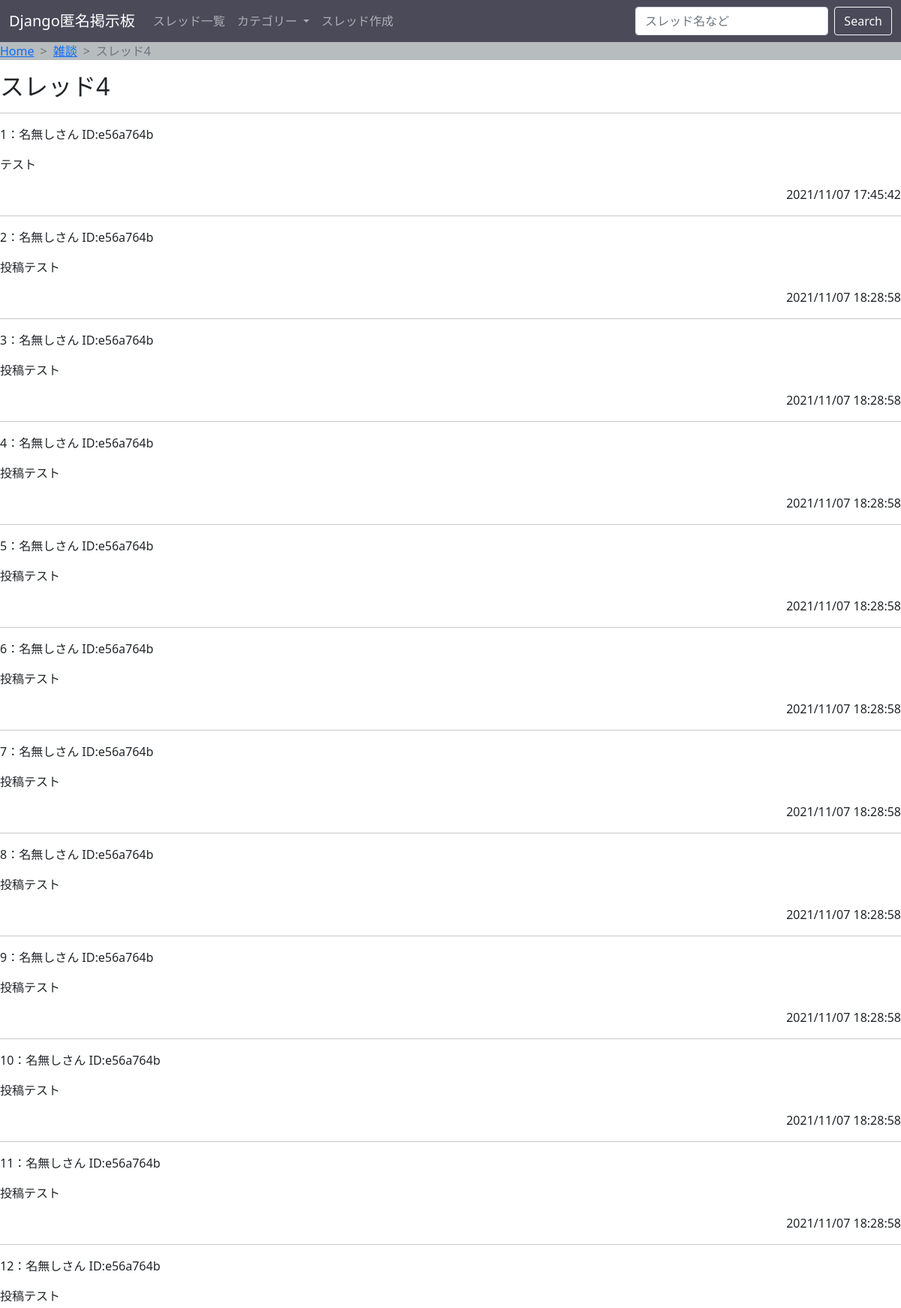
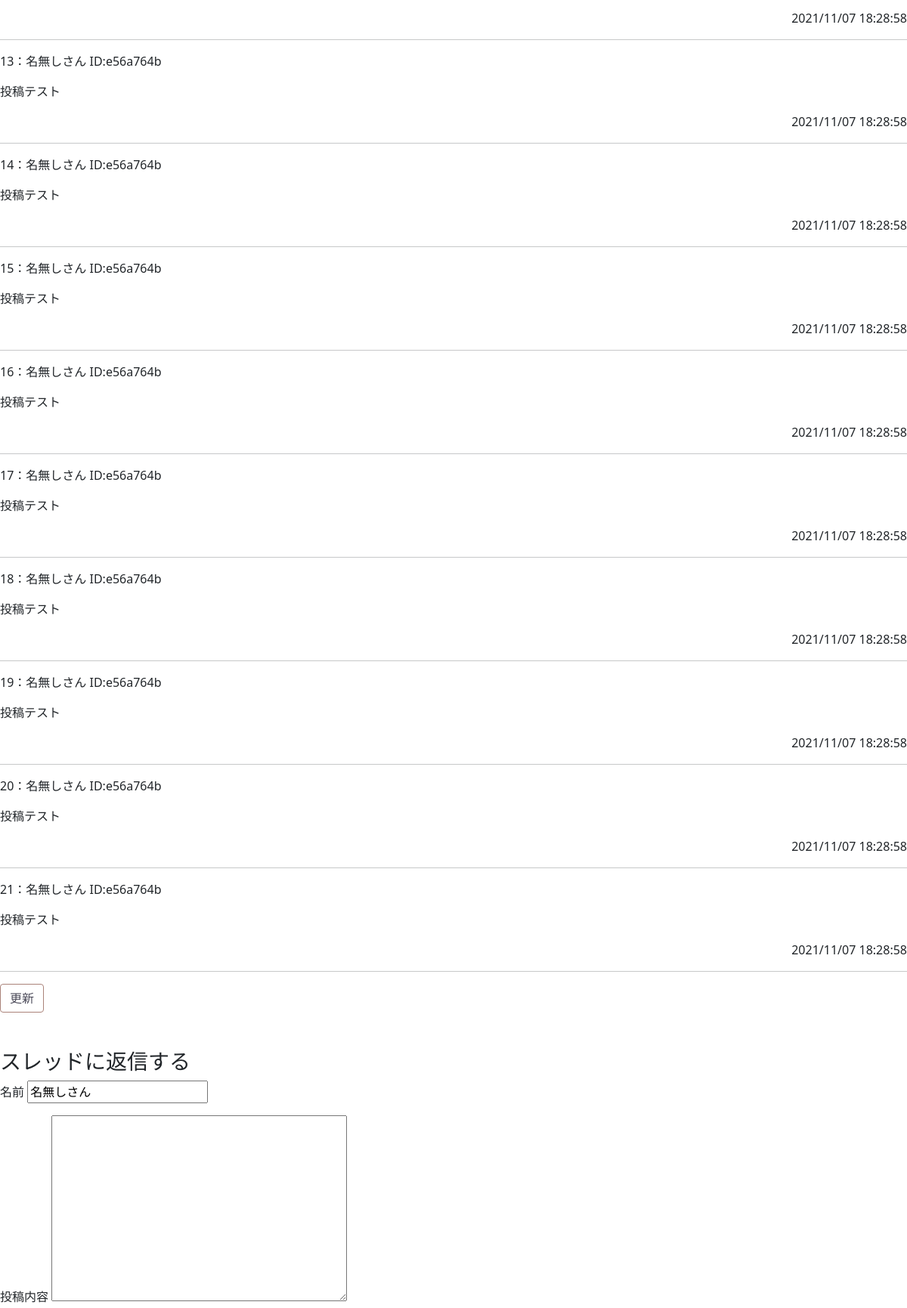
The app's page /threads/6/ (upper part) with its own data (2 pictures, top to bottom).
### keijiban/models.py (models this page shows, shortened)
class Thread(models.Model):
    title = models.CharField(
        max_length=255,
        blank=False,
        null=False,
        default="無題")
    view = models.IntegerField(
        blank=True,
        null=False,
        default=0)
    category = models.ForeignKey(
        Category,
        null=True,
        on_delete=models.SET_NULL)

class Category(models.Model):
    name = models.CharField(
        max_length=255,
        blank=False,
        null=False,)
    def __str__(self):
        return self.name

class Post(models.Model):
    IPaddress = models.GenericIPAddressField(
        blank=False,
        null=False)
    ipID = models.CharField(
        max_length=8,
        blank=True,
        null=False,
        default="xxxxxxxx")
    created = models.DateTimeField(
        auto_now_add=True,
        editable=False,
        blank=False,
        null=False)
    name = models.CharField(
        max_length=15,
        blank=False,
        null=False,
        default="名無しさん")
    body = models.TextField(
        max_length=255,
        blank=False,
        null=False)
    thread = models.ForeignKey(
        Thread,
        on_delete=models.CASCADE)
    tags = models.ManyToManyField(
        Tag,
        blank=True)

### keijiban/views.py (the view, shortened to what this page needs)
# urls.py: path('threads/<pk>/', ThreadView.as_view(), name='thread'),
class ThreadView(UpdateView):
    template_name = 'keijiban/thread.html'
    model = Thread
    form_class = PostForm
    def get_context_data(self, **kwargs):
        context= super().get_context_data(**kwargs)
        form = self.form_class(self.request.GET or None)
        context.update({'form':form})
        return context

### keijiban/forms.py
class PostForm(forms.ModelForm):
    class Meta:
        model=Post
        fields =(
           'name',
           'body',
           )
        labels= {
           'name':'名前',
           'body':'投稿内容',
        }

### keijiban/templates/keijiban/thread.html (shortened to what this page needs)
{% extends "_base.html" %}
{% block breadcrumb %}
<nav style="--bs-breadcrumb-divider: '>'; background-color: #B7BCBF;" aria-label="breadcrumb">
    <ol class="breadcrumb">
        <li class="breadcrumb-item"><a href="{% url 'index'%}">Home</a></li>
        <li class="breadcrumb-item"><a href="{% url 'category' object.category.id %}">{{ object.category }}</a></li>
        <li class="breadcrumb-item active" aria-current="page">{{ object.title }}</li>
    </ol>
</nav>
{% endblock %}
{% block main %}
{% autoescape on %}
<h2>{{ object.title }}</h2>
<hr>
<div id='board'>
    {% for p in object.post_set.all %}
    <p>
        {{ forloop.counter }}：{{ p.name }} ID:{{ p.ipID }}
    </p>
    <p>
        {{ p.body }}
    </p>
    <p style="text-align: right">
        {{ p.created | date:"Y/m/d H:i:s" }}
    </p>
    <hr>
    {% empty %}
    <p>書き込みがありません。</p>
    {% endfor %}
</div>
<input class="btn" style="background:transparent; color:#4B4A59; border: 1px solid #AA8279;" type="reset" value="更新">
<br><br><br>
<h3>スレッドに返信する</h3>
<form method="post">
    {% for field in form %}
    <p>
        <label>{{ field.label }}</label>
        {{ field }}
    </p>
    {% endfor %}
</form>
{% endautoescape %}
{% endblock %}

### records on screen
Thread: category "雑談", title "スレッド4"
Post: name "名無しさん", ipID "e56a764b", body "テスト", created "2021/11/07 17:45:42"
Post: name "名無しさん", ipID "e56a764b", body "投稿テスト", created "2021/11/07 18:28:58"
Post: name "名無しさん", ipID "e56a764b", body "投稿テスト", created "2021/11/07 18:28:58"
Post: name "名無しさん", ipID "e56a764b", body "投稿テスト", created "2021/11/07 18:28:58"
Post: name "名無しさん", ipID "e56a764b", body "投稿テスト", created "2021/11/07 18:28:58"
Post: name "名無しさん", ipID "e56a764b", body "投稿テスト", created "2021/11/07 18:28:58"
Post: name "名無しさん", ipID "e56a764b", body "投稿テスト", created "2021/11/07 18:28:58"
Post: name "名無しさん", ipID "e56a764b", body "投稿テスト", created "2021/11/07 18:28:58"
Post: name "名無しさん", ipID "e56a764b", body "投稿テスト", created "2021/11/07 18:28:58"
Post: name "名無しさん", ipID "e56a764b", body "投稿テスト", created "2021/11/07 18:28:58"
Post: name "名無しさん", ipID "e56a764b", body "投稿テスト", created "2021/11/07 18:28:58"
Post: name "名無しさん", ipID "e56a764b", body "投稿テスト", created "2021/11/07 18:28:58"
Post: name "名無しさん", ipID "e56a764b", body "投稿テスト", created "2021/11/07 18:28:58"
Post: name "名無しさん", ipID "e56a764b", body "投稿テスト", created "2021/11/07 18:28:58"
Post: name "名無しさん", ipID "e56a764b", body "投稿テスト", created "2021/11/07 18:28:58"
Post: name "名無しさん", ipID "e56a764b", body "投稿テスト", created "2021/11/07 18:28:58"
Post: name "名無しさん", ipID "e56a764b", body "投稿テスト", created "2021/11/07 18:28:58"
Post: name "名無しさん", ipID "e56a764b", body "投稿テスト", created "2021/11/07 18:28:58"
Post: name "名無しさん", ipID "e56a764b", body "投稿テスト", created "2021/11/07 18:28:58"
Post: name "名無しさん", ipID "e56a764b", body "投稿テスト", created "2021/11/07 18:28:58"
Post: name "名無しさん", ipID "e56a764b", body "投稿テスト", created "2021/11/07 18:28:58"

### other values on screen
{{ field.label }} "名前" "投稿内容"
